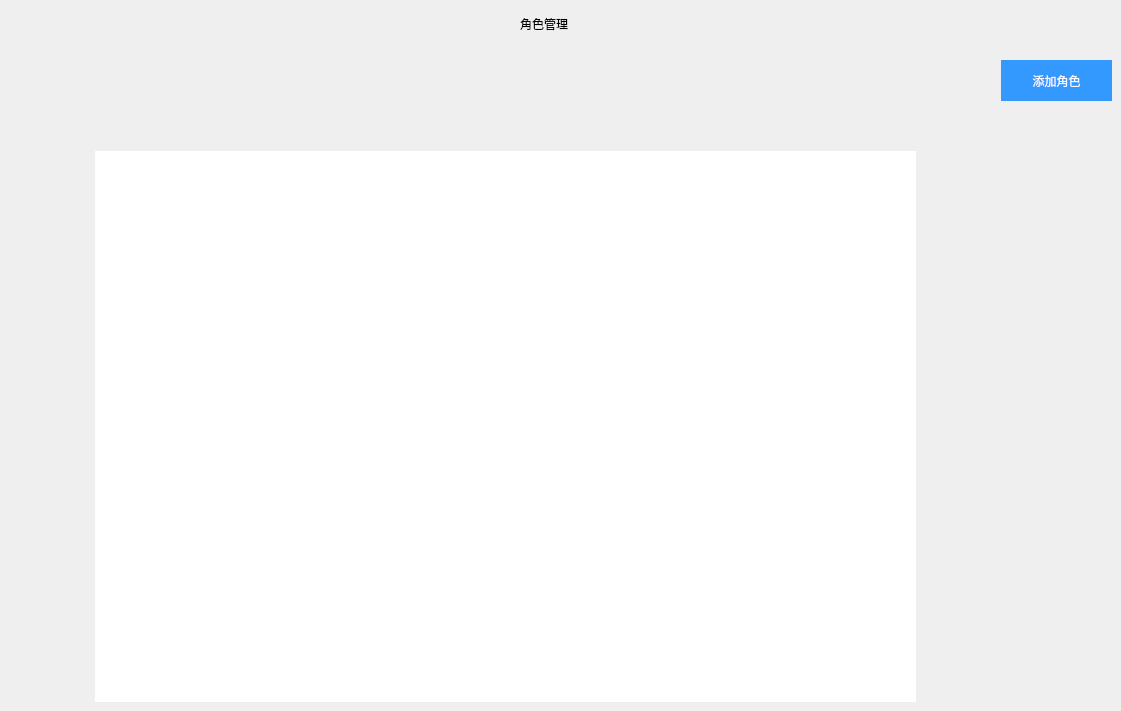
     <widget class="QWidget" name="page">
      <widget class="QLabel" name="label_6">
       <property name="geometry">
        <rect>
         <x>520</x>
         <y>3</y>
         <width>91</width>
         <height>41</height>
        </rect>
       </property>
       <property name="styleSheet">
        <string notr="true">font: 14pt &quot;黑体&quot;;</string>
       </property>
       <property name="text">
        <string>角色管理</string>
       </property>
      </widget>
      <widget class="QPushButton" name="pushButton_addRole">
       <property name="geometry">
        <rect>
         <x>1001</x>
         <y>60</y>
         <width>111</width>
         <height>41</height>
        </rect>
       </property>
       <property name="focusPolicy">
        <enum>Qt::NoFocus</enum>
       </property>
       <property name="styleSheet">
        <string notr="true">border-style: solid;
color: rgb(248, 248, 255);
background-color: rgb(51, 153, 255);
font: 14pt &quot;黑体&quot;;</string>
       </property>
       <property name="text">
        <string>添加角色</string>
       </property>
      </widget>
      <widget class="QListWidget" name="listWidget_Role">
       <property name="geometry">
        <rect>
         <x>95</x>
         <y>151</y>
         <width>821</width>
         <height>551</height>
        </rect>
       </property>
       <property name="focusPolicy">
        <enum>Qt::NoFocus</enum>
       </property>
       <property name="styleSheet">
        <string notr="true">QListWidget{
border-width:0px;
border-style:solid;
border-color:rgb(51, 153, 255);
font: 14pt &quot;黑体&quot;;
} 
QListWidget::item{
border-right-width:0px;
border-bottom-width:0px;
border-style:solid;
border-color:rgb(51, 153, 255);
}
QScrollBar:vertical{
width:36px;
}
</string>
       </property>
       <property name="verticalScrollBarPolicy">
        <enum>Qt::ScrollBarAlwaysOff</enum>
       </property>
       <property name="horizontalScrollBarPolicy">
        <enum>Qt::ScrollBarAlwaysOff</enum>
       </property>
       <property name="autoScroll">
        <bool>false</bool>
       </property>
      </widget>
     </widget>
